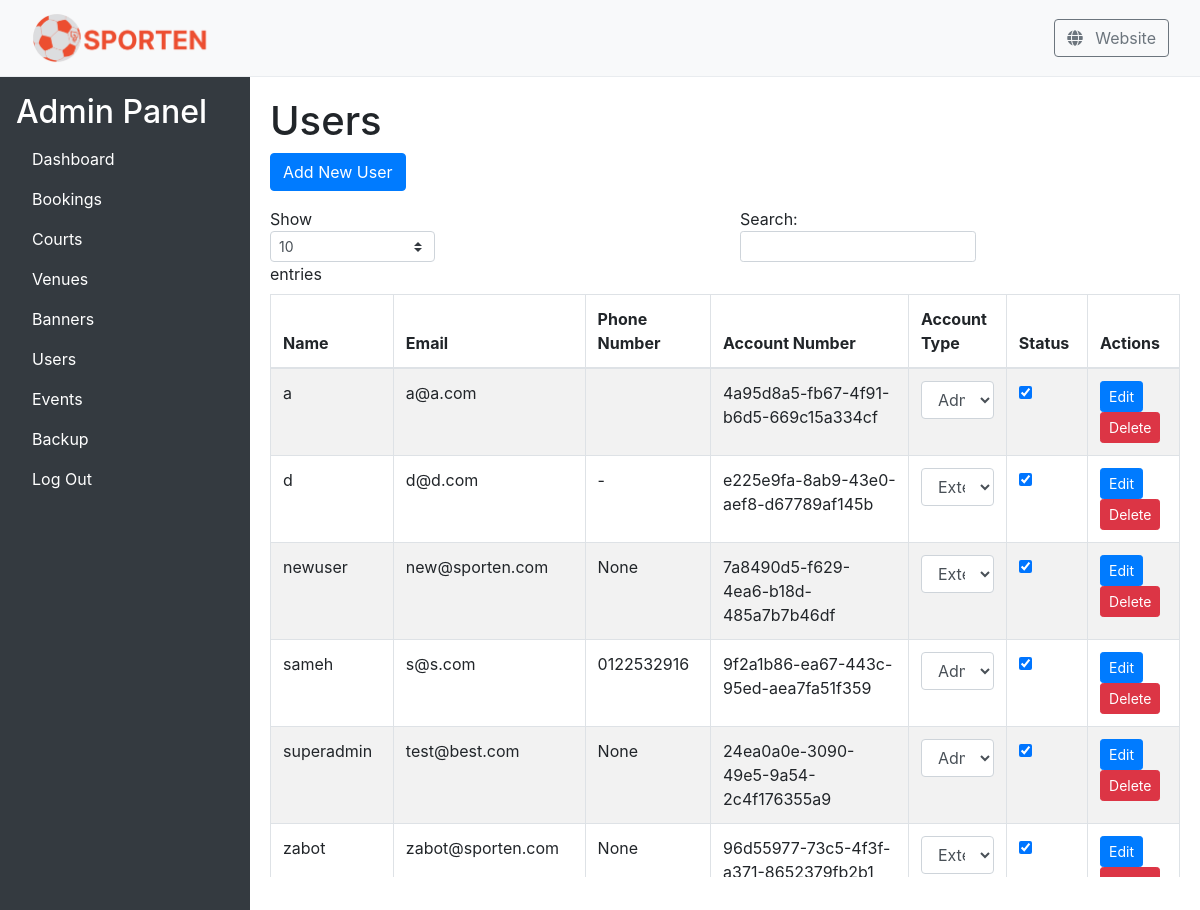
The app's page /adminpanel/users/ (signed in) with its own data.
### base/models.py (models this page shows, shortened)
class User(AbstractBaseUser, PermissionsMixin):
    accountChoices = [
        ('EXT', 'External'),
        ('STU', 'Student'),
        ('STA', 'Staff'),
        ('ADM', 'Admin'),
    ]
    userID = models.UUIDField(primary_key=True, default=uuid.uuid4, editable=False)
    name = models.CharField(max_length=255)
    email = models.EmailField(_("email address"), unique=True)
    phone_num = models.CharField(max_length=255, null=True)
    accountType = models.CharField(
        max_length=10,
        choices=accountChoices,
        default='EXT',
    )
    is_active = models.BooleanField(default=True)
    is_staff = models.BooleanField(default=False)
    date_joined = models.DateTimeField(default=timezone.now)  # New field added
    objects = CustomAccountManager()
    USERNAME_FIELD = 'email'
    REQUIRED_FIELDS = ['name']

### base/views.py (the view)
# urls.py: path('adminpanel/users/', views.admin_users, name='admin_users'),
@login_required
@user_passes_test(is_admin)
def admin_users(request):
    users = User.objects.all()
    context = {
        'users': users,
    }
    return render(request, 'adminpanel/users.html', context)

### base/views.py (called while the page is built)
def is_admin(user):
    return user.is_staff

### base/templates/adminpanel/users.html (shortened to what this page needs)
{% extends "adminpanel/base_admin.html" %}
{% block content %}
    <h1>Users</h1>
    <a href="{% url 'create_user' %}" class="btn btn-primary mb-3">Add New User</a>
    <table id="usersTable" class="table table-striped table-bordered">
        <thead>
            <tr>
                <th>Name</th>
                <th>Email</th>
                <th>Phone Number</th>
                <th>Account Number</th>
                <th>Account Type</th>
                <th>Status</th>
                <th>Actions</th>
            </tr>
        </thead>
        <tbody>
            {% for user in users %}
            <tr>
                <td>{{ user.name }}</td>
                <td>{{ user.email }}</td>
                <td>{{ user.phone_num }}</td>
                <td>{{ user.userID }}</td>
                <td>
                    <select onchange="updateUserAccountType('{{ user.userID }}', this.value)" class="form-control">
                        <option value="EXT" {% if user.accountType == 'EXT' %}selected{% endif %}>External</option>
                        <option value="ADM" {% if user.accountType == 'ADM' %}selected{% endif %}>Admin</option>
                    </select>
                </td>
                <td>
                    <input type="checkbox" data-toggle="toggle" data-on="Active" data-off="Inactive" data-onstyle="success" data-offstyle="danger" onchange="toggleActiveStatus('{{ user.userID }}')" {% if user.is_active %}checked{% endif %}>
                </td>
                <td>
                    <a href="{% url 'update_user' user.userID %}" class="btn btn-primary btn-sm">Edit</a>
                    <button class="btn btn-danger btn-sm" onclick="confirmDelete('{{ user.userID }}')">Delete</button>
                </td>
            </tr>
            {% endfor %}
        </tbody>
    </table>
{% endblock %}

### base/templates/adminpanel/base_admin.html (style rules this page uses)
body, html { height: 100%; margin: 0; }

### records on screen
User: name "sameh", email "s@s.com", phone_num "0122532916", userID "9f2a1b86-ea67-443c-95ed-aea7fa51f359", accountType+userID "Admin", is_active "☑"
User: name "a", email "a@a.com", userID "4a95d8a5-fb67-4f91-b6d5-669c15a334cf", accountType+userID "Admin", is_active "☑"
User: name "d", email "d@d.com", phone_num "-", userID "e225e9fa-8ab9-43e0-aef8-d67789af145b", accountType+userID "External", is_active "☑"
User: name "superadmin", email "test@best.com", phone_num "None", userID "24ea0a0e-3090-49e5-9a54-2c4f176355a9", accountType+userID "Admin", is_active "☑"
User: name "newuser", email "new@sporten.com", phone_num "None", userID "7a8490d5-f629-4ea6-b18d-485a7b7b46df", accountType+userID "External", is_active "☑"
User: name "zabot", email "zabot@sporten.com", phone_num "None", userID "96d55977-73c5-4f3f-a371-8652379fb2b1", accountType+userID "External", is_active "☑"
